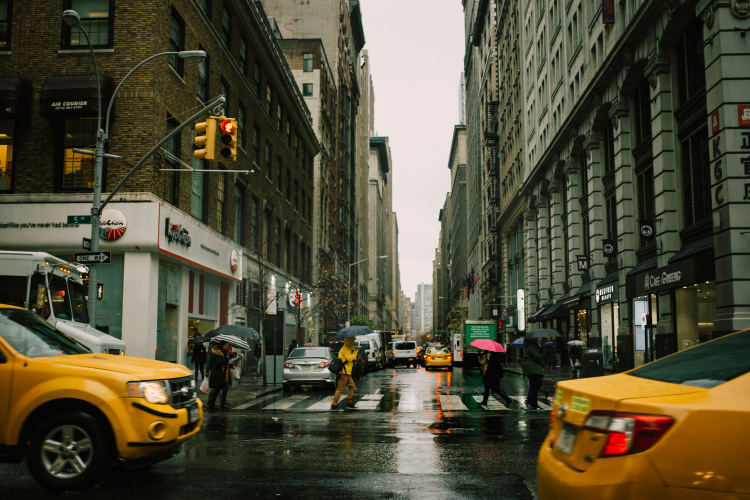
#> input picture Homework_2_DetectorFeaturePoints/test.jpg, 1500 x 1000 px (shown at 1/2 size)
$ jupyter execute Homework_2.ipynb
#> lines starting #> are read from the running program, lines starting #| are printed output that depends on the picture
[cell 1]
import cv2
import numpy as np

img = cv2.imread("test.jpg")
#> img is the input picture: shape (1000, 1500, 3); mean B, G, R 55.9, 76.9, 80.6
img_90 = cv2.imread("test1.jpg")
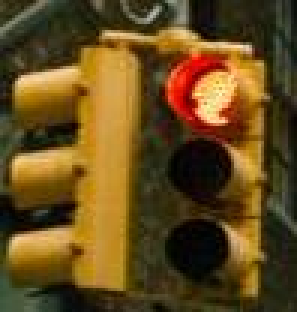
#> input picture Homework_2_DetectorFeaturePoints/test1.jpg, 99 x 104 px (shown 3 times larger)
#> img_90 is the input picture: shape (104, 99, 3); mean B, G, R 29.4, 74.8, 100.1

MAX_FEATURES = 500000

orb = cv2.ORB_create(MAX_FEATURES)
keypoints, descriptors = orb.detectAndCompute(img, None)
#> keypoints = 39707 keypoints; strongest (x, y, size): (1205, 588, 31), (1200, 589, 31), (1198, 588, 31), (1218, 589, 31)
keypoints_90, descriptors_90 = orb.detectAndCompute(img_90, None)
#> keypoints_90 = 10 keypoints; (x, y, size): (66, 37, 31), (64, 31, 31), (63, 36, 31), (65, 34, 31), (63, 39, 31), (56, 32, 31), (62, 45, 31), (48, 41, 31), (50, 48, 31), (49, 63, 31)

[cell 2]
img2 = cv2.drawKeypoints(img, keypoints, None, color=(255, 255, 0))
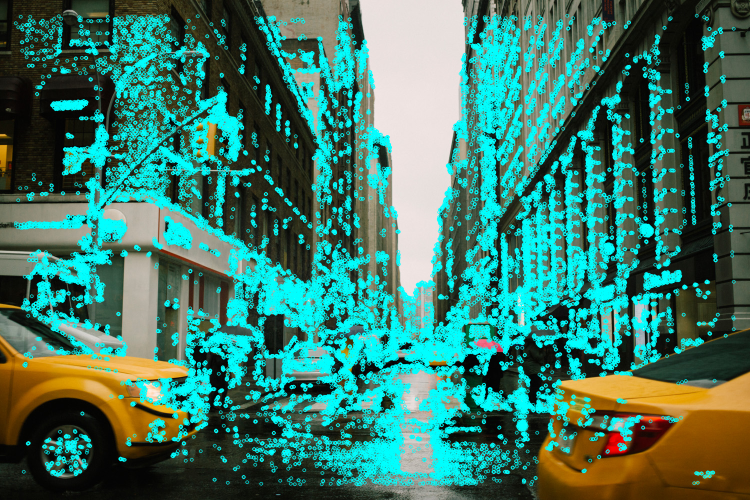
#> img2: shape (1000, 1500, 3) (shown at 1/2 size); mean B, G, R 105.2, 121.1, 61.1
img3 = cv2.drawKeypoints(img_90, keypoints_90, None, color=(0, 255, 0))
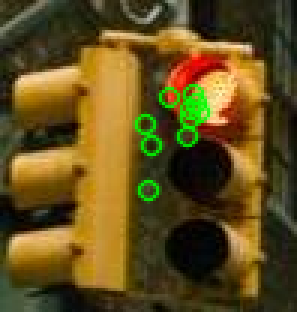
#> img3: shape (104, 99, 3) (shown 3 times larger); mean B, G, R 28.8, 78.5, 97.7
cv2.imwrite("img2.jpg", img2)
cv2.imwrite("img3.jpg", img3)
#> Out = True

[cell 3]
bf = cv2.BFMatcher(cv2.NORM_HAMMING, crossCheck=True)
matches = bf.match(descriptors, descriptors_90)
#> matches = 10 matches
imMatches = cv2.drawMatches(img, keypoints, img_90, keypoints_90, matches[:250], None)
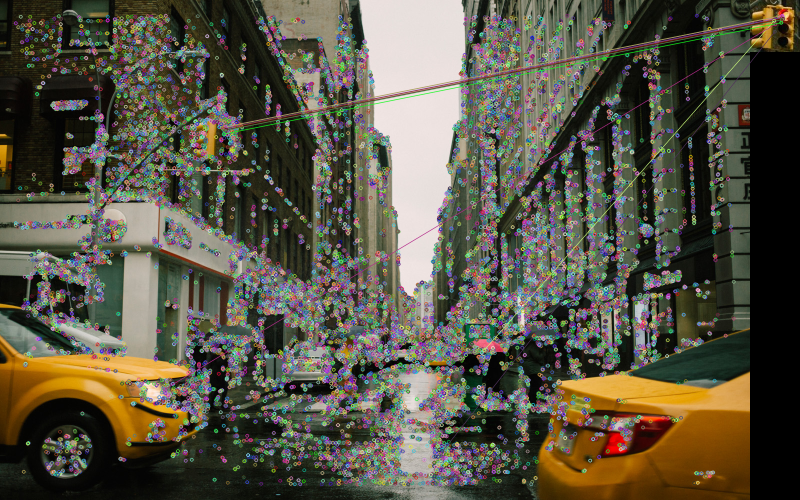
#> imMatches: shape (1000, 1599, 3) (shown at 1/2 size); mean B, G, R 69.1, 84.4, 88.2

[cell 4]
cv2.imwrite("result.jpg", imMatches)
#> Out = True
